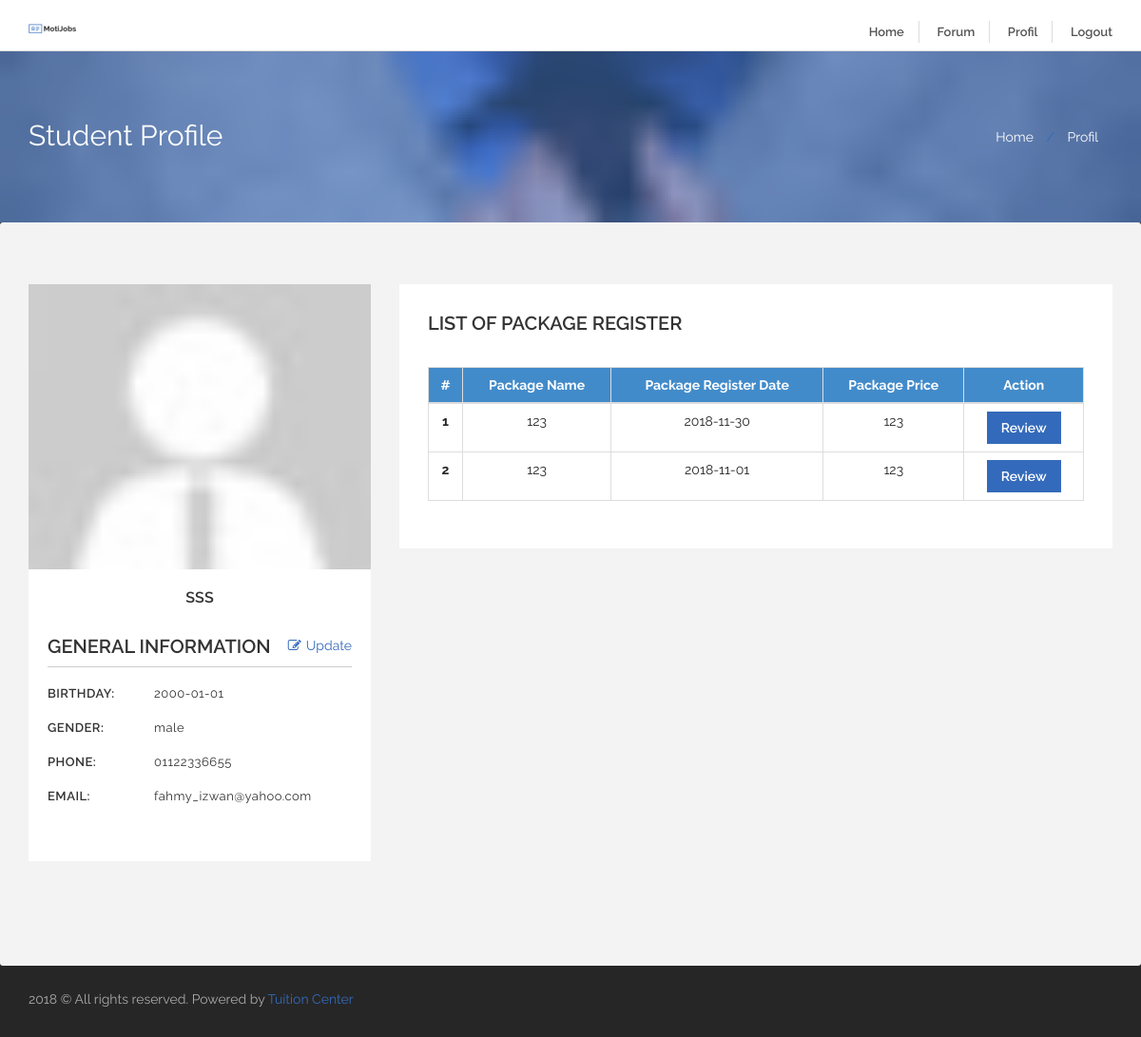
The app's page /student_profile.php?studid=2 (signed in) with its own data.
### tables this page shows
CREATE TABLE IF NOT EXISTS `student` (
  `student_id` int(11) NOT NULL AUTO_INCREMENT,
  `student_name` varchar(255) NOT NULL,
  `student_ic` varchar(255) NOT NULL,
  `student_start_date` date DEFAULT NULL,
  `student_telno` varchar(255) NOT NULL,
  `student_dob` date DEFAULT NULL,
  `student_gender` varchar(25) NOT NULL,
  `student_email` varchar(255) NOT NULL,
  `student_last_update` date DEFAULT NULL,
  `user_id` int(11) NOT NULL,
  PRIMARY KEY (`student_id`)
);

CREATE TABLE IF NOT EXISTS `tuition_student_list` (
  `list_id` int(11) NOT NULL AUTO_INCREMENT,
  `package_id` int(100) NOT NULL,
  `student_id` int(100) NOT NULL,
  `start_date` date NOT NULL,
  PRIMARY KEY (`list_id`)
);

CREATE TABLE IF NOT EXISTS `tuition_package` (
  `package_id` int(11) NOT NULL AUTO_INCREMENT,
  `tuition_id` int(11) NOT NULL,
  `package_name` varchar(100) NOT NULL,
  `package_capacity` int(11) NOT NULL,
  `package_price` float NOT NULL,
  `package_subject` varchar(255) NOT NULL,
  `package_description` varchar(2048) NOT NULL,
  PRIMARY KEY (`package_id`)
);

### student_profile.php (the view, shortened to what this page needs)
<?php
 include_once("connection.php");
 $usid = $_SESSION['user_id'];
 $student_id = $_SESSION['student_id'];
 $sql = "SELECT * FROM `student` WHERE `student_id` = '$student_id'";
 $sql_usr = mysqli_query($myConnection,$sql) or die(mysqli_error($myConnection));
 $row = mysqli_fetch_array($sql_usr);
 $name = $row['student_name'];
 $no = $row['student_telno'];
 $email = $row['student_email'];
 $gender = $row['student_gender'];
 $dob = $row['student_dob'];
?>
<!doctype html>
<html lang="en">
  <head>
    <link rel="stylesheet" href="css/bootstrap.css">
    <link rel="stylesheet" href="css/font-awesome.min.css">
    <link rel="stylesheet" type="text/css" href="css/jquery.tagsinput.css" />
    <link rel="stylesheet" href="css/styles.css">
    <link rel="stylesheet" href="css/responsive.css">
  </head>
  <body>
    <div id="main-wrapper">
      <header id="header">
        <div class="header-top-bar">
         <?php include 'header.php'; ?>
        </div>
      </header>
      <div class="header-page-title job-registration clearfix">
        <div class="title-overlay"></div>
        <div class="container">
          <h1>Student Profile</h1>
          <ol class="breadcrumb">
            <li><a href="index.php">Home</a></li>
            <li class="active">Profil</li>
          </ol>
        </div>
      </div>
      <div id="page-content" class="candidate-profile">
        <div class="container">
          <div class="page-content mt30 mb30">
            <div class="">
              <div class="tab-pane active" id="candidate-profile">
                <div class="row">
                  <div class="col-md-4">
                    <div class="motijob-sidebar">
                      <div class="candidate-profile-picture">
                        <div class="upload-img-field">
                        </div>
                        <a href="#"><?php echo $name; ?></a>
                      </div>
                      <div class="candidate-general-info">
                        <div class="title clearfix">
                            <h6>General Information</h6>
                            <a class="pull-right" href="profile_update.php"><i class="fa fa-edit"></i>Update</a>
                          </div>
                        <ul class="list-unstyled">
                          <li><strong>Birthday:</strong><?php echo $dob; ?></li>
                          <li><strong>Gender:</strong><?php echo $gender; ?></li>
                          <li><strong>Phone:</strong><?php echo $no; ?></li>
                          <li><strong>Email:</strong><?php echo $email; ?></li>
                        </ul>
                      </div>
                    </div>
                  </div>
                  <div class="col-md-8">
                    <div class="candidate-description">
                      <div class="candidate-details">
                        <div class="candidate-title">
                          <h5>List Of Package Register</h5>
                        </div>
                        <table class="table table-bordered">
                                      <thead>
                                        <tr class="bg-primary">
                                          <th scope="col"><center>#</center></th>
                                          <th scope="col"><center>Package Name</center></th>
                                          <th scope="col"><center>Package Register Date</center></th>
                                          <th scope="col"><center>Package Price</center></th>
                                          <th scope="col"><center>Action</center></th>
                                        </tr>
                                      </thead>
                                      <tbody>
                                      <?php
                                       $sql = "SELECT `tuition_student_list`.*,`tuition_package`.* FROM `tuition_package`
                                                INNER JOIN  `tuition_student_list` ON `tuition_package`.`package_id` = `tuition_student_list`.`package_id`
                                                WHERE `student_id` = '$student_id'";
                                      $sql_package = mysqli_query($myConnection,$sql) or die(mysqli_error($myConnection));
                                      $count = 1;
                                     while($row = mysqli_fetch_assoc($sql_package))
                                      {
                                          ?>
                                        <tr>
                                          <th scope="row"><center><?php echo $count; ?></center></th>
                                          <td><center><?php echo $row['package_name']; ?></center></td>
                                          <td><center><?php echo $row['start_date']; ?></center></td>
                                          <td><center><?php echo $row['package_price']; ?></center></td>
                                          <td><center><button class="btn btn-default">Review</button> </center></td>
                                        </tr>
                                        <?php
                                        $count++;
                                      }
                                      ?>
                                      </tbody>
                                    </table>
                      </div>
                    </div>
                  </div>
                </div>
              </div>
            </div>
          </div>
        </div>
      </div>
      <?php include 'footer.php'; ?>
    </div>
    </body>
  </html>

### records on screen
student: student_name "SSS", student_dob "2000-01-01", student_gender "male", student_telno "01122336655", student_email "fahmy_izwan@yahoo.com"
tuition_student_list: package.package_name "123", start_date "2018-11-30", package.package_price "123"
tuition_student_list: package.package_name "123", start_date "2018-11-01", package.package_price "123"
